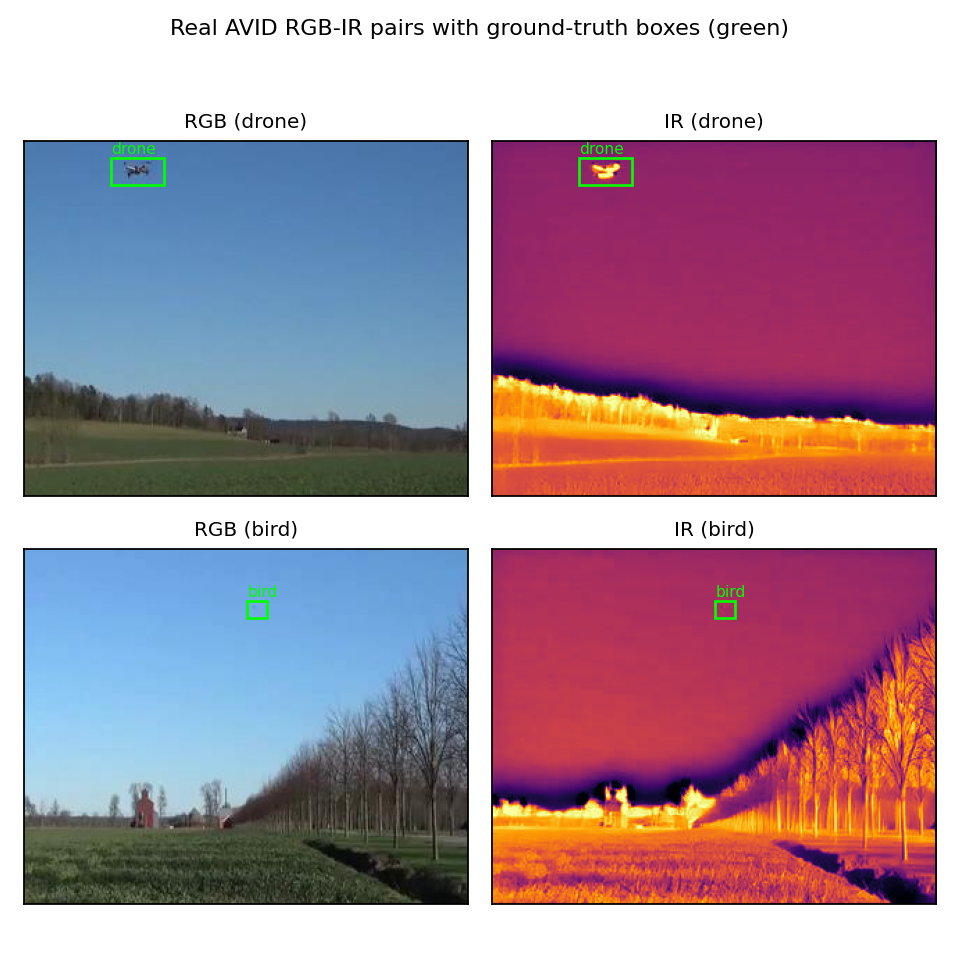
#> input picture paper/analysis/fig_real_samples_source.png, 960 x 960 px; its folder holds only this picture in this run
$ python avid_c.py fig_real_samples_source.png out.png --corruption camera_instability
#> lines starting #> are read from the running program, lines starting #| are printed output that depends on the picture
"""
AVID-C: a reproducible, parameterized corruption benchmark for the AVID
RGB-IR drone/bird dataset.

Methodology follows Hendrycks & Dietterich (ICLR 2019), "Benchmarking Neural
Network Robustness to Common Corruptions and Perturbations" (5 severities per
corruption type), applied to the 7 corruption families used in the original
IEEE ICIP 2025 VIP Cup dataset design: speckle noise, salt-and-pepper noise,
Gaussian blur, uneven illumination, motion blur, camera instability/jitter,
and additive white Gaussian noise. The severity parameter tables below are
our own calibration for 320x256 8-bit RGB/thermal drone imagery -- they are
not a copy of the ImageNet-C parameter tables, which were calibrated for a
different image domain and resolution.

The point of formalizing this as code (rather than the 30 fixed pre-rendered
distorted videos in the original release) is that any user can now corrupt
*any* subset of the corpus, at *any* of the 5 severities, deterministically
(seeded) -- turning a one-off feature of the original challenge into a
general, extensible robustness benchmark.

All functions operate on uint8 arrays shaped (H, W, C) or (H, W) in [0, 255]
and return an array of the same shape and dtype.
"""

import os

import cv2
import numpy as np


def _rng(seed):
    return np.random.default_rng(seed)


def _to_float(img):
    return img.astype(np.float64) / 255.0


def _to_uint8(img):
    return np.clip(img * 255.0 + 0.5, 0, 255).astype(np.uint8)


# [79 lines left out: functions gaussian_noise, speckle_noise, salt_and_pepper, gaussian_blur, uneven_illumination, motion_blur, not called in this run]


def camera_instability(img, severity=3, seed=None):
    """Random small rigid jitter (translation + rotation + slight scale),
    simulating an unstable gimbal/mount. Border-reflected to avoid black
    edges."""
    shift_table = [1, 3, 6, 10, 15]
    rot_table = [0.5, 1.5, 3.0, 5.0, 8.0]
    max_shift = shift_table[severity - 1]
    max_rot = rot_table[severity - 1]
    rng = _rng(seed)
    h, w = img.shape[:2]
    dx = rng.uniform(-max_shift, max_shift)
    dy = rng.uniform(-max_shift, max_shift)
    angle = rng.uniform(-max_rot, max_rot)
    scale = 1.0 + rng.uniform(-0.01, 0.01) * severity
    center = (w / 2.0, h / 2.0)
    mat = cv2.getRotationMatrix2D(center, angle, scale)
    mat[0, 2] += dx
    mat[1, 2] += dy
    return cv2.warpAffine(img, mat, (w, h), borderMode=cv2.BORDER_REFLECT101)


CORRUPTIONS = {
    "gaussian_noise": gaussian_noise,
    "speckle_noise": speckle_noise,
    "salt_and_pepper": salt_and_pepper,
    "gaussian_blur": gaussian_blur,
    "uneven_illumination": uneven_illumination,
    "motion_blur": motion_blur,
    "camera_instability": camera_instability,
}

# Nominal severities used for the 30 originally-distorted videos in the 2025
# VIP Cup release, per the challenge dataset-description table. Use these to
# reproduce the *original* fixed-severity distortion set; use the full 1-5
# sweep in CORRUPTIONS for the extended AVID-C robustness benchmark.
PROPOSAL_DEFAULT_SEVERITIES = {
    "speckle_noise": 2,
    "salt_and_pepper": 2,
    "gaussian_blur": 4,
    "uneven_illumination": 4,
    "motion_blur": 4,
    "camera_instability": 5,
    "gaussian_noise": 3,
}

_MODALITY_SEED_OFFSET = {"rgb": 0, "ir": 1}


def apply_corruption(img, name, severity=3, seed=None):
    if name not in CORRUPTIONS:
        raise ValueError(f"Unknown corruption '{name}'. Choices: {sorted(CORRUPTIONS)}")
    if not (1 <= severity <= 5):
        raise ValueError("severity must be an integer in [1, 5]")
    return CORRUPTIONS[name](img, severity=severity, seed=seed)


# [28 lines left out: function generate_benchmark_suite, not called in this run]


def _cli():
    import argparse

    parser = argparse.ArgumentParser(description="Apply a single AVID-C corruption to an image.")
    parser.add_argument("input", help="Path to input image (RGB or single-channel IR).")
    parser.add_argument("output", help="Path to write the corrupted output image.")
    parser.add_argument("--corruption", required=True, choices=sorted(CORRUPTIONS))
    parser.add_argument("--severity", type=int, default=3, choices=range(1, 6))
    parser.add_argument("--seed", type=int, default=0)
    args = parser.parse_args()

    img = cv2.imread(args.input, cv2.IMREAD_UNCHANGED)
#> img is the input picture: shape (960, 960, 4); mean B, G, R, A 159.2, 143.9, 169.3, 255
    if img is None:
        raise FileNotFoundError(args.input)
    if img.ndim == 3:
        img = cv2.cvtColor(img, cv2.COLOR_BGR2RGB)
#> img: shape (960, 960, 3)
    out = apply_corruption(img, args.corruption, severity=args.severity, seed=args.seed)
#> in camera_instability, `return cv2.warpAffine(img, mat, (w, h), borderMode=cv2.BORDER_REFLECT1..`:
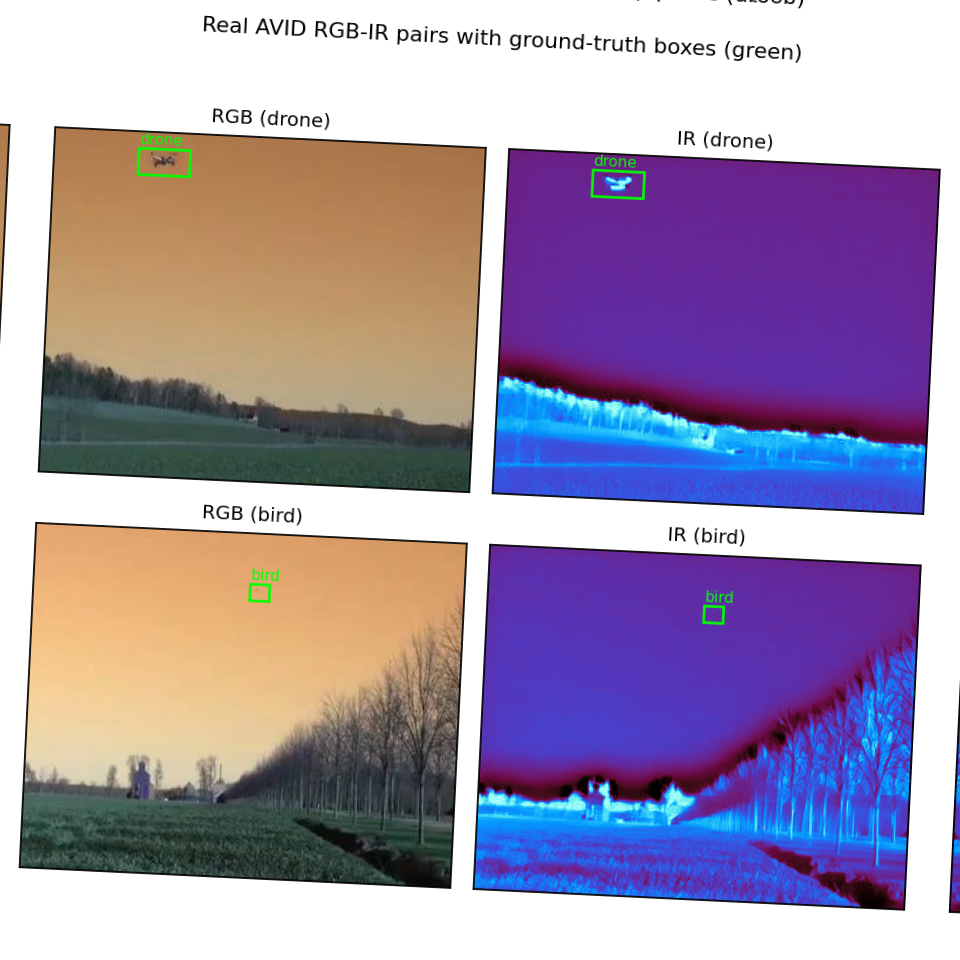
#> returned value: shape (960, 960, 3); mean of channels 0, 1, 2 173.7, 149.7, 164.2; drawn as B, G, R
    to_write = out if out.ndim == 2 else cv2.cvtColor(out, cv2.COLOR_RGB2BGR)
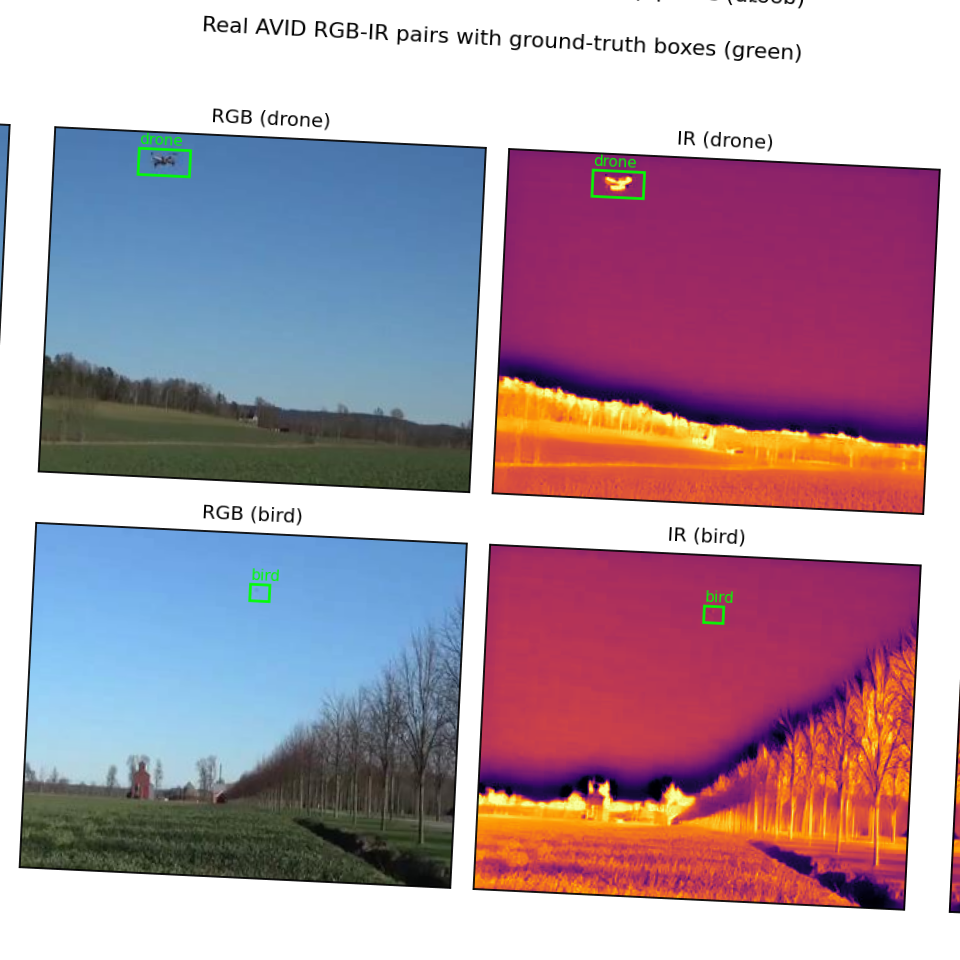
#> to_write: shape (960, 960, 3); mean B, G, R 164.2, 149.7, 173.7
    cv2.imwrite(args.output, to_write)
    print(f"Wrote {args.output} ({args.corruption}, severity={args.severity})")


if __name__ == "__main__":
    _cli()
